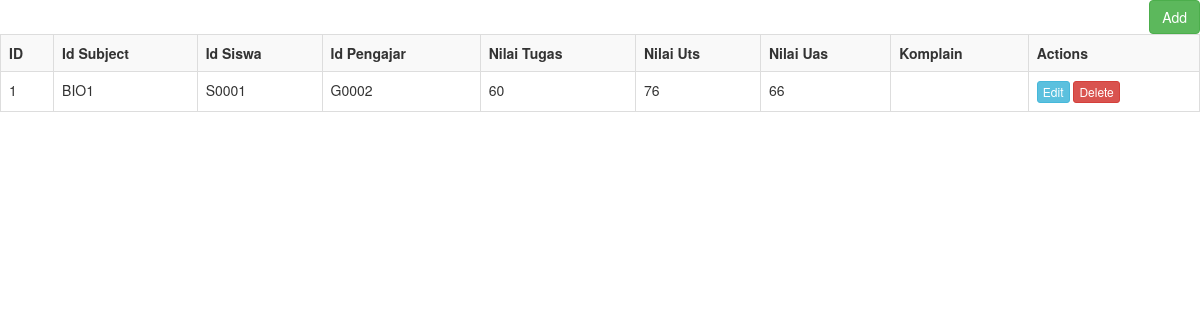
Page /index.php/nilai_siswa on the committed database.
### tables this page shows
CREATE TABLE `nilai_siswa` (
  `id` int(11) NOT NULL,
  `id_subject` varchar(5) NOT NULL,
  `id_siswa` varchar(5) NOT NULL,
  `id_pengajar` varchar(5) NOT NULL,
  `nilai_tugas` int(3) NOT NULL,
  `nilai_uts` int(3) NOT NULL,
  `nilai_uas` int(3) NOT NULL,
  `komplain` int(255) DEFAULT NULL
);

### application/controllers/Nilai_siswa.php (called while the page is built, shortened)
<?php
class Nilai_siswa extends CI_Controller{
    function __construct()
    {
        $this->load->model('Nilai_siswa_model');
    }
    function index()
    {
        $data['nilai_siswa'] = $this->Nilai_siswa_model->get_all_nilai_siswa();
        $data['_view'] = 'nilai_siswa/index';
        $this->load->view('layouts/main',$data);
    }
}

### index.php (called while the page is built, shortened)
<?php
require_once BASEPATH.'core/CodeIgniter.php';

### application/models/Nilai_siswa_model.php (called while the page is built, shortened)
<?php
class Nilai_siswa_model extends CI_Model
{
    function get_all_nilai_siswa()
    {
        $this->db->order_by('id', 'desc');
        return $this->db->get('nilai_siswa')->result_array();
    }
}

### application/views/nilai_siswa/index.php (the view)
<div class="pull-right">
	<a href="<?php echo site_url('nilai_siswa/add'); ?>" class="btn btn-success">Add</a>
</div>
<table class="table table-striped table-bordered">
    <tr>
		<th>ID</th>
		<th>Id Subject</th>
		<th>Id Siswa</th>
		<th>Id Pengajar</th>
		<th>Nilai Tugas</th>
		<th>Nilai Uts</th>
		<th>Nilai Uas</th>
		<th>Komplain</th>
		<th>Actions</th>
    </tr>
	<?php foreach($nilai_siswa as $n){ ?>
    <tr>
		<td><?php echo $n['id']; ?></td>
		<td><?php echo $n['id_subject']; ?></td>
		<td><?php echo $n['id_siswa']; ?></td>
		<td><?php echo $n['id_pengajar']; ?></td>
		<td><?php echo $n['nilai_tugas']; ?></td>
		<td><?php echo $n['nilai_uts']; ?></td>
		<td><?php echo $n['nilai_uas']; ?></td>
		<td><?php echo $n['komplain']; ?></td>
		<td>
            <a href="<?php echo site_url('nilai_siswa/edit/'.$n['id']); ?>" class="btn btn-info btn-xs">Edit</a>
            <a href="<?php echo site_url('nilai_siswa/remove/'.$n['id']); ?>" class="btn btn-danger btn-xs">Delete</a>
        </td>
    </tr>
	<?php } ?>
</table>

### rows in the picture
nilai_siswa: id "1", id_subject "BIO1", id_siswa "S0001", id_pengajar "G0002", nilai_tugas "60", nilai_uts "76", nilai_uas "66"
